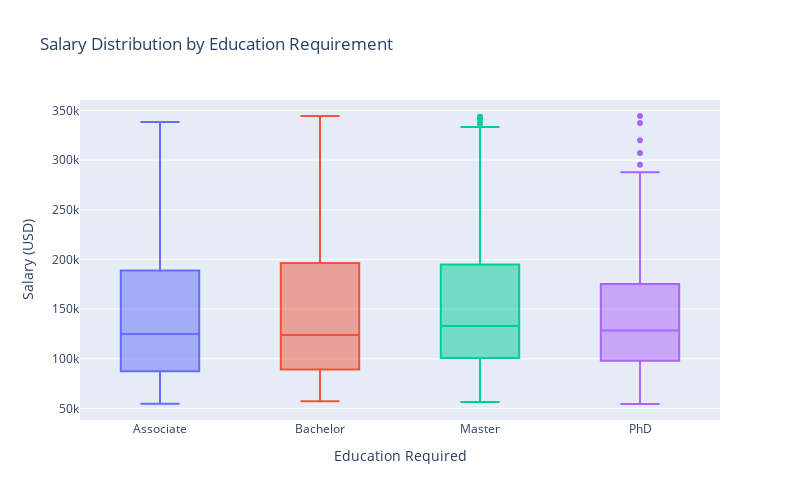

Notebook source saved alongside this figure:
### Code cell
# Visualize average salary by education level
fig = px.box(
    full_df, 
    x='education_standardized', 
    y='salary_usd',
    color='education_standardized',
    title='Salary Distribution by Education Requirement',
    labels={'salary_usd': 'Salary (USD)', 'education_standardized': 'Education Required'},
    category_orders={'education_standardized': ['Associate', 'Bachelor', 'Master', 'PhD']},
    height=500,
    width=800
)
fig.update_layout(showlegend=False)
fig.show()

### Figure 1 — Plotly figure (JSON) as saved in the notebook; plotly's stock layout.template omitted (floating-point values rounded to 4 significant figures; data arrays with more than 128 entries replaced by an {"elided": "..."} marker saying what was removed)
{"data": [{"alignmentgroup": "True", "hovertemplate": "Education Required=%{x}<br>Salary (USD)=%{y}<extra></extra>", "legendgroup": "Associate", "marker": {"color": "#636efa"}, "name": "Associate", "notched": false, "offsetgroup": "Associate", "orientation": "v", "showlegend": true, "type": "box", "x": {"elided": "175 str values"}, "x0": " ", "xaxis": "x", "y": {"elided": "175 int values"}, "y0": " ", "yaxis": "y"}, {"alignmentgroup": "True", "hovertemplate": "Education Required=%{x}<br>Salary (USD)=%{y}<extra></extra>", "legendgroup": "Bachelor", "marker": {"color": "#EF553B"}, "name": "Bachelor", "notched": false, "offsetgroup": "Bachelor", "orientation": "v", "showlegend": true, "type": "box", "x": {"elided": "206 str values"}, "x0": " ", "xaxis": "x", "y": {"elided": "206 int values"}, "y0": " ", "yaxis": "y"}, {"alignmentgroup": "True", "hovertemplate": "Education Required=%{x}<br>Salary (USD)=%{y}<extra></extra>", "legendgroup": "Master", "marker": {"color": "#00cc96"}, "name": "Master", "notched": false, "offsetgroup": "Master", "orientation": "v", "showlegend": true, "type": "box", "x": {"elided": "183 str values"}, "x0": " ", "xaxis": "x", "y": {"elided": "183 int values"}, "y0": " ", "yaxis": "y"}, {"alignmentgroup": "True", "hovertemplate": "Education Required=%{x}<br>Salary (USD)=%{y}<extra></extra>", "legendgroup": "PhD", "marker": {"color": "#ab63fa"}, "name": "PhD", "notched": false, "offsetgroup": "PhD", "orientation": "v", "showlegend": true, "type": "box", "x": {"elided": "160 str values"}, "x0": " ", "xaxis": "x", "y": {"elided": "160 int values"}, "y0": " ", "yaxis": "y"}], "layout": {"boxmode": "overlay", "height": 500, "legend": {"title": {"text": "Education Required"}, "tracegroupgap": 0}, "showlegend": false, "title": {"text": "Salary Distribution by Education Requirement"}, "width": 800, "xaxis": {"anchor": "y", "categoryarray": ["Associate", "Bachelor", "Master", "PhD"], "categoryorder": "array", "domain": [0, 1], "title": {"text": "Education Required"}}, "yaxis": {"anchor": "x", "domain": [0, 1], "title": {"text": "Salary (USD)"}}}}
